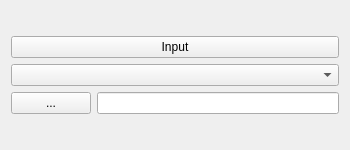
<?xml version="1.0" encoding="UTF-8"?>
<ui version="4.0">
 <class>FormDev</class>
 <widget class="QWidget" name="FormDev">
  <property name="geometry">
   <rect>
    <x>0</x>
    <y>0</y>
    <width>350</width>
    <height>150</height>
   </rect>
  </property>
  <property name="windowTitle">
   <string>Form</string>
  </property>
  <layout class="QGridLayout" name="gridLayout_2">
   <item row="0" column="0">
    <layout class="QGridLayout" name="gridLayout">
     <item row="0" column="0" colspan="2">
      <widget class="QPushButton" name="pushButtonCheck">
       <property name="text">
        <string>Input</string>
       </property>
      </widget>
     </item>
     <item row="1" column="0" colspan="2">
      <widget class="QComboBox" name="comboBoxTape"/>
     </item>
     <item row="2" column="0">
      <widget class="QPushButton" name="pushButtonFile">
       <property name="text">
        <string>...</string>
       </property>
      </widget>
     </item>
     <item row="2" column="1">
      <widget class="QLineEdit" name="lineEditDisk"/>
     </item>
    </layout>
   </item>
  </layout>
 </widget>
 <resources/>
 <connections/>
</ui>
